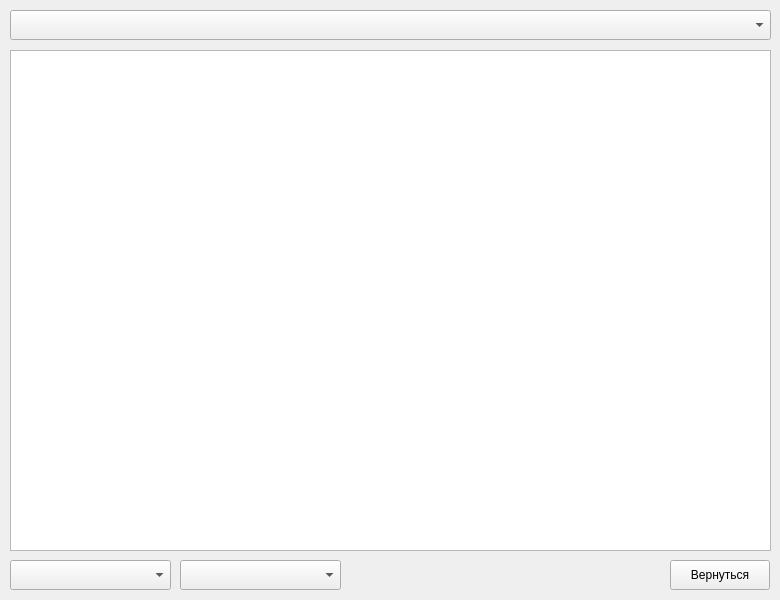
<?xml version="1.0" encoding="UTF-8"?>
<ui version="4.0">
 <class>faradei</class>
 <widget class="QWidget" name="faradei">
  <property name="geometry">
   <rect>
    <x>0</x>
    <y>0</y>
    <width>780</width>
    <height>600</height>
   </rect>
  </property>
  <property name="windowTitle">
   <string>Form</string>
  </property>
  <widget class="QComboBox" name="picture">
   <property name="geometry">
    <rect>
     <x>10</x>
     <y>10</y>
     <width>761</width>
     <height>30</height>
    </rect>
   </property>
  </widget>
  <widget class="picturebox" name="pb">
   <property name="geometry">
    <rect>
     <x>10</x>
     <y>50</y>
     <width>761</width>
     <height>501</height>
    </rect>
   </property>
  </widget>
  <widget class="QPushButton" name="return_to">
   <property name="geometry">
    <rect>
     <x>670</x>
     <y>560</y>
     <width>100</width>
     <height>30</height>
    </rect>
   </property>
   <property name="text">
    <string>Вернуться</string>
   </property>
  </widget>
  <widget class="QComboBox" name="R_change">
   <property name="geometry">
    <rect>
     <x>180</x>
     <y>560</y>
     <width>161</width>
     <height>30</height>
    </rect>
   </property>
  </widget>
  <widget class="QStackedWidget" name="stackedWidget">
   <property name="geometry">
    <rect>
     <x>10</x>
     <y>560</y>
     <width>161</width>
     <height>31</height>
    </rect>
   </property>
   <property name="currentIndex">
    <number>1</number>
   </property>
   <widget class="QWidget" name="page">
    <widget class="QComboBox" name="B_change">
     <property name="geometry">
      <rect>
       <x>0</x>
       <y>0</y>
       <width>161</width>
       <height>30</height>
      </rect>
     </property>
    </widget>
   </widget>
   <widget class="QWidget" name="page_2">
    <widget class="QComboBox" name="B_change_2">
     <property name="geometry">
      <rect>
       <x>0</x>
       <y>0</y>
       <width>161</width>
       <height>30</height>
      </rect>
     </property>
    </widget>
   </widget>
  </widget>
 </widget>
 <customwidgets>
  <customwidget>
   <class>picturebox</class>
   <extends>QGraphicsView</extends>
   <header location="global">picturebox.h</header>
  </customwidget>
 </customwidgets>
 <resources/>
 <connections/>
</ui>
